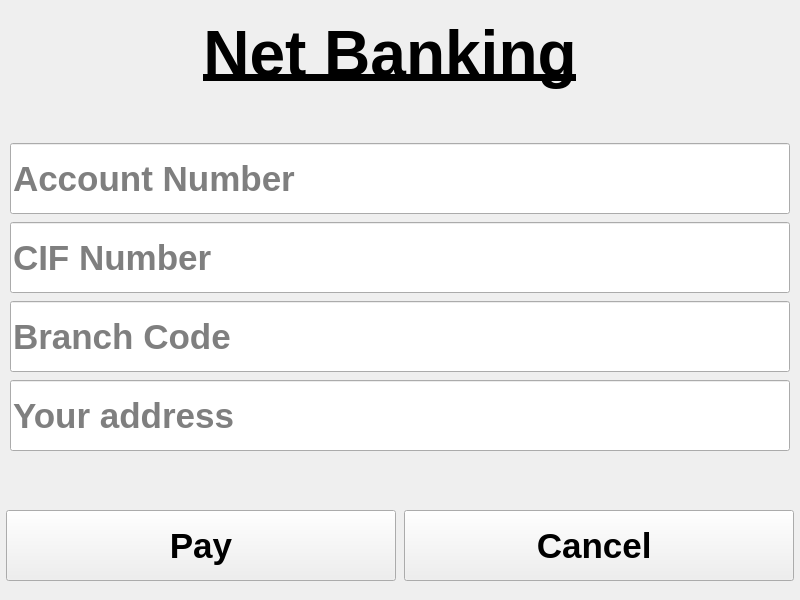
<?xml version="1.0" encoding="UTF-8"?>
<ui version="4.0">
 <class>MainWindow</class>
 <widget class="QMainWindow" name="MainWindow">
  <property name="geometry">
   <rect>
    <x>0</x>
    <y>0</y>
    <width>800</width>
    <height>600</height>
   </rect>
  </property>
  <property name="minimumSize">
   <size>
    <width>800</width>
    <height>600</height>
   </size>
  </property>
  <property name="maximumSize">
   <size>
    <width>800</width>
    <height>600</height>
   </size>
  </property>
  <property name="windowTitle">
   <string>SWEEP</string>
  </property>
  <property name="windowIcon">
   <iconset>
    <normaloff>logo.jpg</normaloff>logo.jpg</iconset>
  </property>
  <widget class="QWidget" name="centralwidget">
   <widget class="QPushButton" name="pushButton_pay">
    <property name="geometry">
     <rect>
      <x>6</x>
      <y>510</y>
      <width>390</width>
      <height>71</height>
     </rect>
    </property>
    <property name="font">
     <font>
      <pointsize>26</pointsize>
      <weight>75</weight>
      <bold>true</bold>
     </font>
    </property>
    <property name="text">
     <string>Pay</string>
    </property>
   </widget>
   <widget class="QPushButton" name="pushButton_cancel">
    <property name="geometry">
     <rect>
      <x>404</x>
      <y>510</y>
      <width>390</width>
      <height>71</height>
     </rect>
    </property>
    <property name="font">
     <font>
      <pointsize>26</pointsize>
      <weight>75</weight>
      <bold>true</bold>
     </font>
    </property>
    <property name="text">
     <string>Cancel </string>
    </property>
   </widget>
   <widget class="QLabel" name="label">
    <property name="geometry">
     <rect>
      <x>190</x>
      <y>10</y>
      <width>400</width>
      <height>90</height>
     </rect>
    </property>
    <property name="minimumSize">
     <size>
      <width>0</width>
      <height>90</height>
     </size>
    </property>
    <property name="font">
     <font>
      <pointsize>48</pointsize>
      <weight>75</weight>
      <bold>true</bold>
     </font>
    </property>
    <property name="styleSheet">
     <string notr="true">color: black</string>
    </property>
    <property name="text">
     <string>&lt;html&gt;&lt;head/&gt;&lt;body&gt;&lt;p align=&quot;center&quot;&gt;&lt;span style=&quot; text-decoration: underline;&quot;&gt;Net Banking&lt;/span&gt;&lt;/p&gt;&lt;/body&gt;&lt;/html&gt;</string>
    </property>
   </widget>
   <widget class="QLineEdit" name="lineEdit_del_add">
    <property name="geometry">
     <rect>
      <x>10</x>
      <y>380</y>
      <width>780</width>
      <height>71</height>
     </rect>
    </property>
    <property name="font">
     <font>
      <pointsize>26</pointsize>
      <weight>75</weight>
      <bold>true</bold>
     </font>
    </property>
    <property name="placeholderText">
     <string>Your address</string>
    </property>
   </widget>
   <widget class="QLineEdit" name="lineEdit_acnum">
    <property name="geometry">
     <rect>
      <x>10</x>
      <y>143</y>
      <width>780</width>
      <height>71</height>
     </rect>
    </property>
    <property name="font">
     <font>
      <pointsize>26</pointsize>
      <weight>75</weight>
      <bold>true</bold>
     </font>
    </property>
    <property name="placeholderText">
     <string>Account Number</string>
    </property>
   </widget>
   <widget class="QLineEdit" name="lineEdit_branch_code">
    <property name="geometry">
     <rect>
      <x>10</x>
      <y>301</y>
      <width>780</width>
      <height>71</height>
     </rect>
    </property>
    <property name="font">
     <font>
      <pointsize>26</pointsize>
      <weight>75</weight>
      <bold>true</bold>
     </font>
    </property>
    <property name="placeholderText">
     <string>Branch Code</string>
    </property>
   </widget>
   <widget class="QLineEdit" name="lineEdit_cifnum">
    <property name="geometry">
     <rect>
      <x>10</x>
      <y>222</y>
      <width>780</width>
      <height>71</height>
     </rect>
    </property>
    <property name="font">
     <font>
      <pointsize>26</pointsize>
      <weight>75</weight>
      <bold>true</bold>
     </font>
    </property>
    <property name="placeholderText">
     <string>CIF Number</string>
    </property>
   </widget>
   <widget class="QLabel" name="label_2">
    <property name="geometry">
     <rect>
      <x>0</x>
      <y>0</y>
      <width>800</width>
      <height>600</height>
     </rect>
    </property>
    <property name="text">
     <string/>
    </property>
    <property name="pixmap">
     <pixmap>IMG_0536.jpeg</pixmap>
    </property>
    <property name="scaledContents">
     <bool>true</bool>
    </property>
   </widget>
   <zorder>label_2</zorder>
   <zorder>pushButton_pay</zorder>
   <zorder>pushButton_cancel</zorder>
   <zorder>label</zorder>
   <zorder>lineEdit_del_add</zorder>
   <zorder>lineEdit_acnum</zorder>
   <zorder>lineEdit_branch_code</zorder>
   <zorder>lineEdit_cifnum</zorder>
  </widget>
 </widget>
 <tabstops>
  <tabstop>pushButton_pay</tabstop>
  <tabstop>pushButton_cancel</tabstop>
 </tabstops>
 <resources/>
 <connections/>
</ui>
